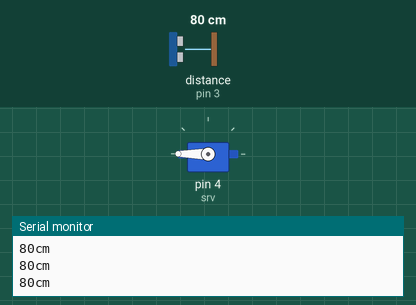
This sketch was run on a simulated Arduino Uno, built with avr-gcc and run on an emulated ATmega328P. Parts: servo, the last lines printed to the serial monitor. Wiring (inferred from the names in the program): ultrasonic range finder: trigger pin 2; echo pin 3. Inputs (shaded band) come from the test bench; at power-on: distance to the obstacle (sensor on pin 3) 80 cm. The echo pulse lasts 58.3 µs per cm.

Above: at 1.2 s.
1.3 s: distance to the obstacle (sensor on pin 3) set to 9 cm
2.8 s: distance to the obstacle (sensor on pin 3) set to 6 cm
At 4.2 s:
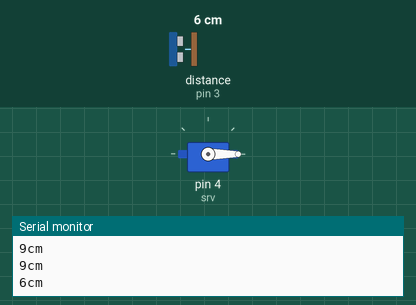
4.5 s: distance to the obstacle (sensor on pin 3) set to 18 cm
At 7.0 s:
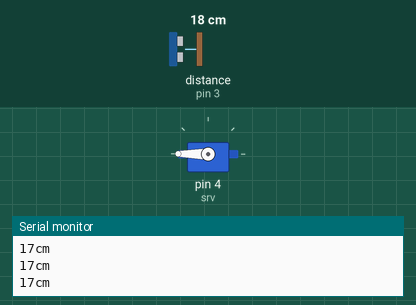
7.5 s: distance to the obstacle (sensor on pin 3) set to 2 cm
At 8.2 s:
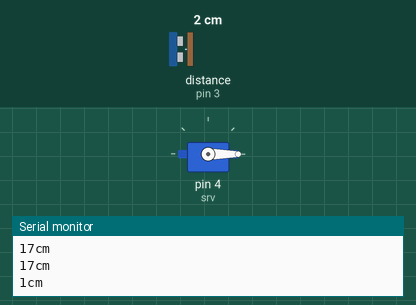
Timing chart, 0 to 10.0 s (numbered marks = the images above; inputs shaded):
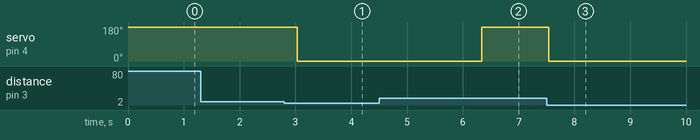

The sketch:

servo.ino
```cpp
#define Trig 2
#define Echo 3
#define srv 4

#include <Servo.h>
Servo servo;
int angle=200;

void setup()
{
  Serial.begin(9600);
  pinMode(Trig,OUTPUT); // 센서 Trig 핀
  pinMode(Echo,INPUT); // 센서 Echo 핀
  servo.attach(srv);
  servo.write(angle);
}

void loop()
{
  long duration, cm;

  digitalWrite(Trig,HIGH); // 센서에 Trig 신호 입력
  delayMicroseconds(10); // 10us 정도 유지
  digitalWrite(Trig,LOW); // Trig 신호 off

  duration = pulseIn(Echo,HIGH); // Echo pin: HIGH->Low 간격을 측정
  cm = microsecondsToCentimeters(duration); // 거리(cm)로 변환

  Serial.print(cm);
  Serial.print("cm");
  Serial.println();
  if (cm<7)
  {
  servo.write(0);
  delay(3000);//delay를 준다.
  }
  else
  servo.write(angle);
  delay(300); // 0.3초 대기 후 다시 측정
}

long microsecondsToCentimeters(long microseconds)
{
  return microseconds / 29 / 2;
}
```

Measured:
- the behaviour switches between 8 and 7 cm on distance to the obstacle (sensor on pin 3) (found by bisection; images 0 and 1)
- after the input at 2.8 s, servo on pin 4 (srv): 180° → 0° after 0.23 s
- after the input at 4.5 s, servo on pin 4 (srv): 0° → 180° after 1.8 s
- after the input at 7.5 s, servo on pin 4 (srv): 180° → 0° at once
